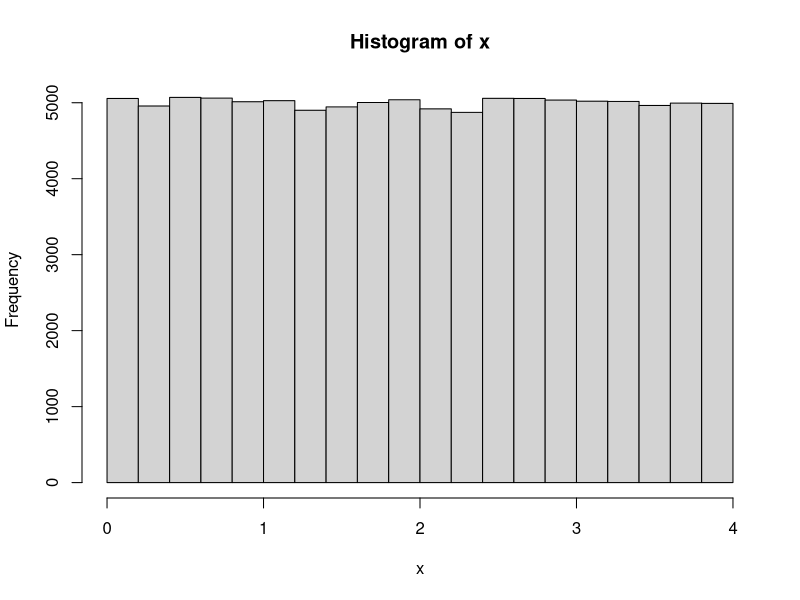
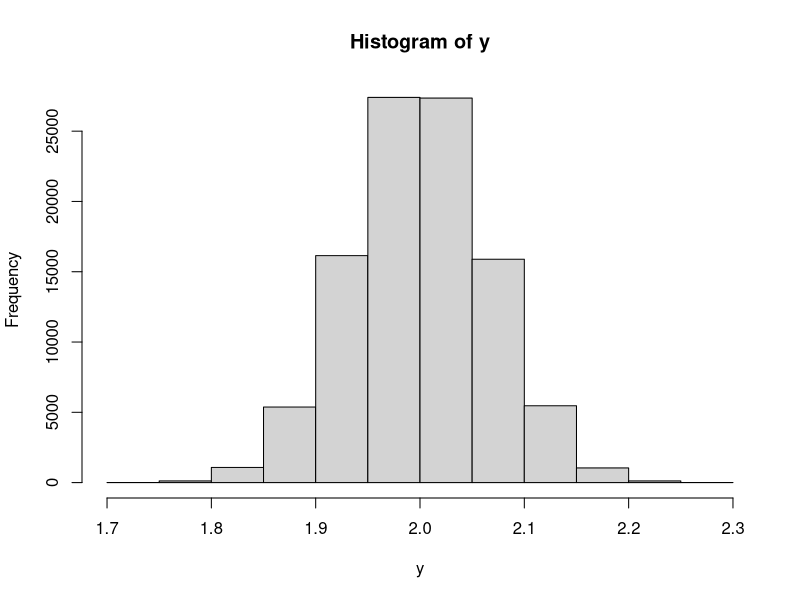
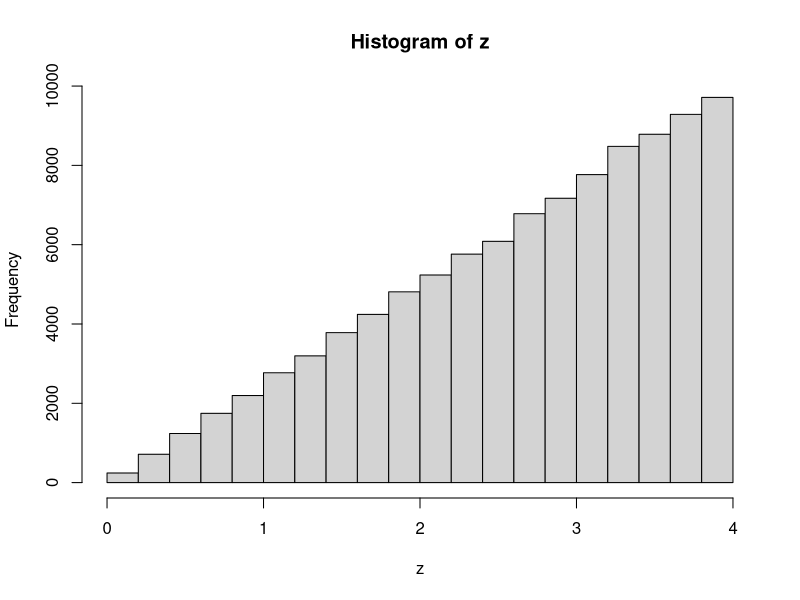

Reproduce these figures in R, in order.
# P1
pnorm(79.5, 78.74, 5.3/sqrt(200), F)

# P2
pnorm(59.4, 62, 7/sqrt(40), T)

# P3
pnorm(2500, 2352, 40, F)

# P5
# a
x <- runif(100000, 0, 4)
hist(x)
mean(x)
sd(x)

# b
y <- replicate(100000, mean(runif(300, 0, 4)))
hist(y)
mean(y)
sd(y)

# c
z <- replicate(100000, max(runif(2, 0, 4)))
hist(z)
mean(z)
sd(z)

# R1
nums <- c(883, 778, 682, 611, 1051, 578, 774, 772, 
          573, 748, 851, 723, 816, 796, 711, 599, 
          781, 796, 820, 696, 748, 797, 809)
n <- length(nums)
mean <- mean(nums)
sd <- sd(nums)

z <- qnorm(0.95, mean, sd, F)
se = sd / sqrt(n)

mean + z * se
mean - z * se




